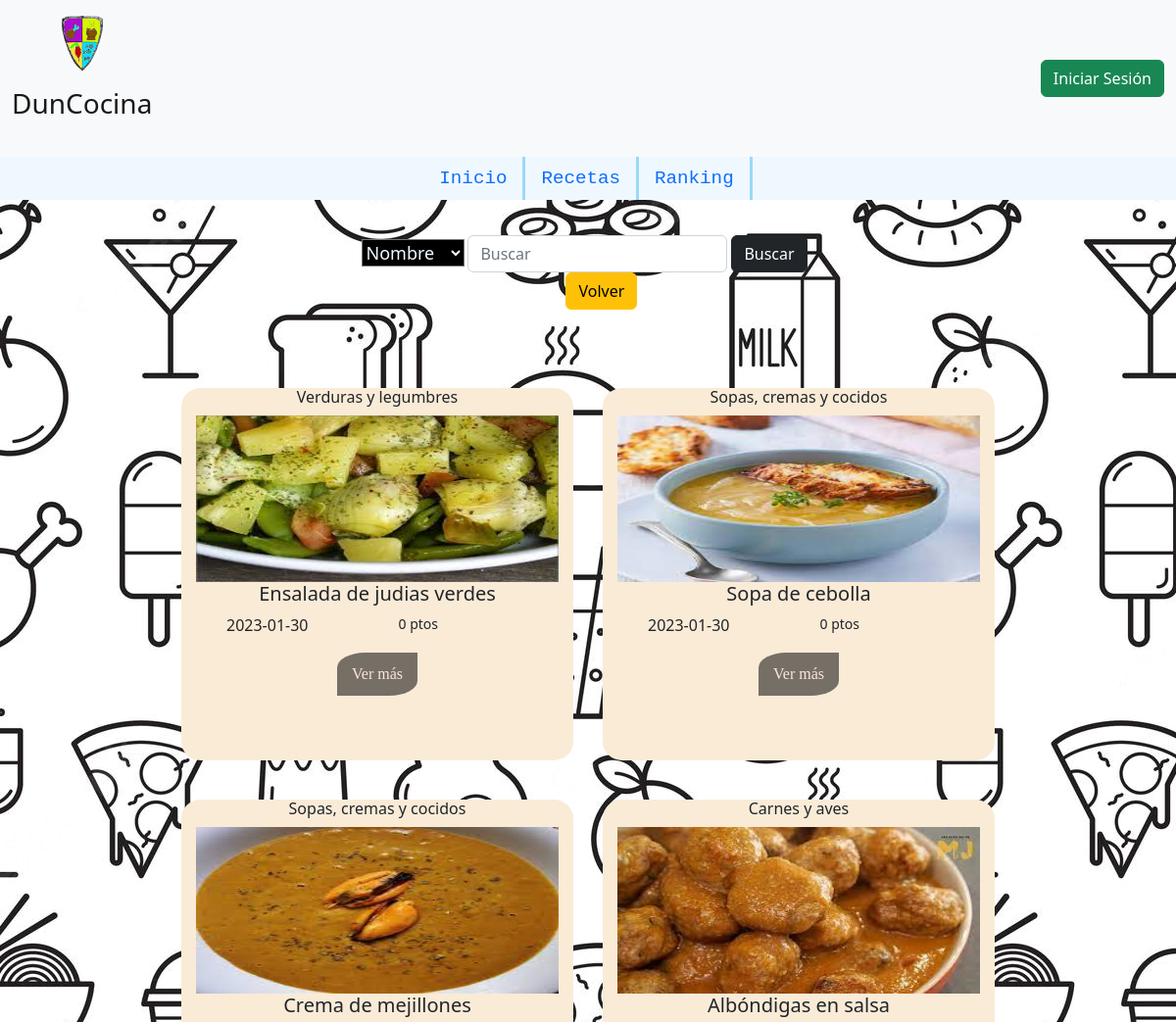
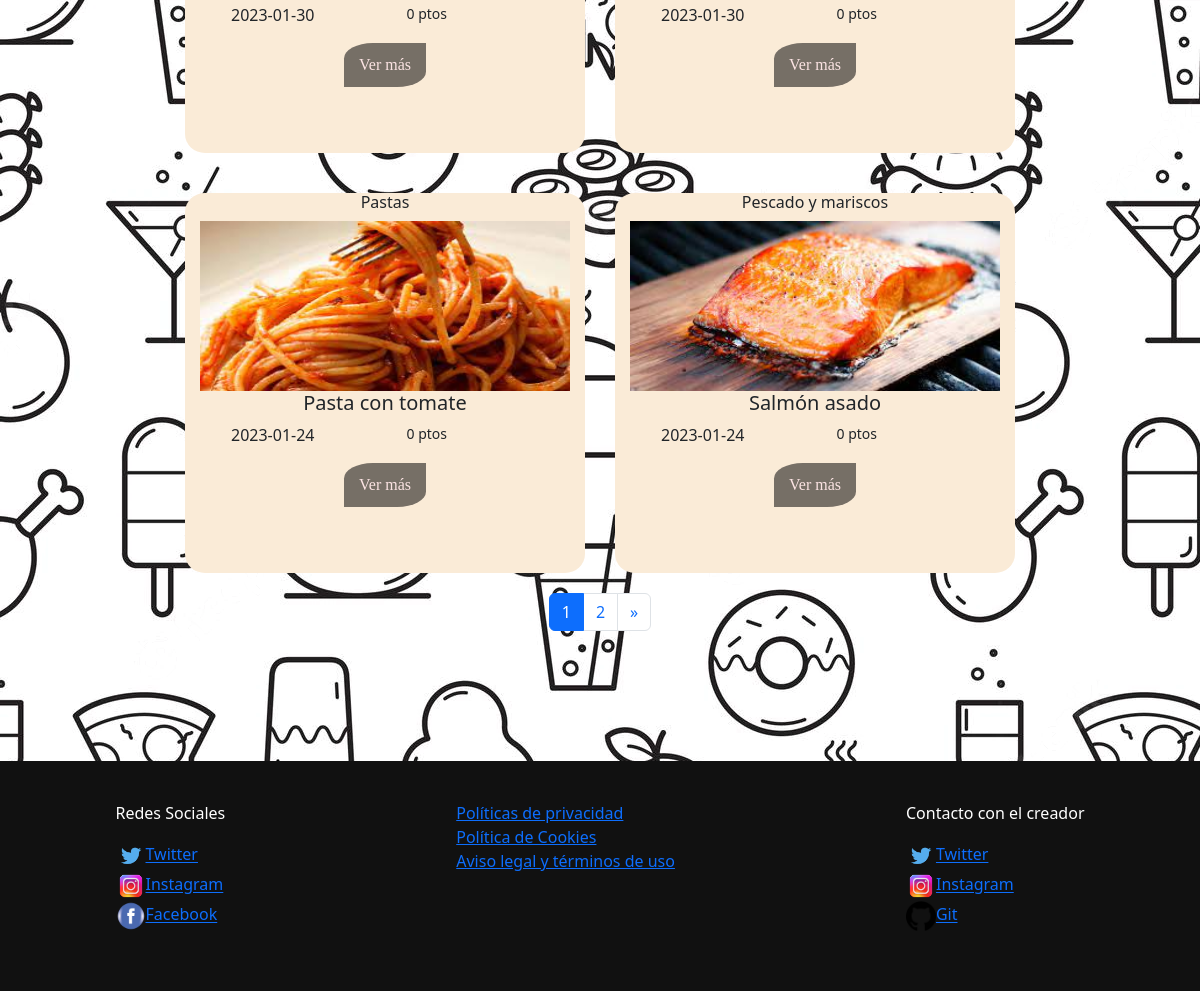
Page /php/recetas.php on the committed database (2 pictures, top to bottom).
### tables this page shows
CREATE TABLE `receta` (
  `id_receta` int(3) NOT NULL,
  `id_user` int(2) NOT NULL,
  `nombre` varchar(50) NOT NULL,
  `imagen` varchar(350) NOT NULL,
  `tiempo` int(3) NOT NULL,
  `categoria` varchar(30) NOT NULL,
  `ingredientes` varchar(350) NOT NULL,
  `alergenos` varchar(50) DEFAULT NULL,
  `pasos` varchar(1000) NOT NULL,
  `fecha` date NOT NULL COMMENT 'Fecha de subida de la receta',
  `puntuacion` int(5) NOT NULL DEFAULT 0
);

### php/recetas.php (the view, shortened to what this page needs)
<!DOCTYPE html>
<html lang="es">
<head>
    <link href="https://cdn.jsdelivr.net/npm/bootstrap@5.2.0/dist/css/bootstrap.min.css" rel="stylesheet">
    <link  rel="stylesheet" type="text/css" href="../estilos/estilos.css?3.5"/>
</head>
<body>
<?php
    require('./funciones.php');
    $conexion=conexion();
            $r1=".";
            $e1="..";
            $e2=".";
            $i="../";
            echo insert_cab($r1,$i);
            echo insert_nav($e1,$e2);
            echo
                '
                <section class="buscar">
                    <form method="post" action="#">
                        <div>
                            <select name="que_busca" required>
                                <option value="nombre">Nombre</option>
                                <option value="categoria">Categoria</option>
                            </select>
                        </div>
                        <div>
                            <input type="text" name="dato" class="form-control me-2"  placeholder="Buscar" aria-label="Search" required>
                            <a href="'.$e2.'/recetas.php?" class="btn btn-warning" role="button">Volver</a>
                        </div>
                        <input type="submit" class="btn btn-dark" name="buscar" value="Buscar">
                    </form>
                </section>
                ';
            if(isset($_POST["buscar"])){
                $que_buscar=$_POST["que_busca"];
                $busqueda=$_POST["dato"];
                $busqueda='%'.$busqueda.'%';
                if($que_buscar=="nombre"){
                    $sentencia="select id_receta, nombre, imagen, categoria,
                    fecha, puntuacion from receta where nombre like ?";
                    $consulta=$conexion->prepare($sentencia);
                    $consulta->bind_param("s",$busqueda);
                    $consulta->bind_result($id_receta ,$nombre_receta, $imagen, $categoria,
                    $fecha, $puntuacion);
                    $consulta->execute();
                    $consulta->store_result();
                }elseif($que_buscar=="categoria"){
                    $sentencia="select id_receta, nombre, imagen, categoria,
                    fecha, puntuacion from receta where categoria like ?";
                    $consulta=$conexion->prepare($sentencia);
                    $consulta->bind_param("s",$busqueda);
                    $consulta->bind_result($id_receta ,$nombre_receta, $imagen, $categoria,
                    $fecha, $puntuacion);
                    $consulta->execute();
                    $consulta->store_result();
                }else{
                }
                echo"<main><div class='contenedor'>";
                while($consulta->fetch()){
                    echo"
                    <div class='tarjeta_receta'>
                        <h6>$categoria</h6>
                        <img src='../".$imagen."' class='card-img-top' alt='...'>
                        <div class='cuerpo_t'>
                            <h5>$nombre_receta</h5>
                        </div>
                        <div class='data_t'>
                                <p>$fecha</p>
                                <small>$puntuacion ptos</small></p>
                        </div>
                        <a href='$e2/ver_receta.php?id_receta=".$id_receta."'>Ver más</a>
                    </div>
                    ";
                }
                echo "</div></main>";
            }else{
            echo"<main><div class='contenedor'>";
            $result = $conexion->query('SELECT COUNT(*) as total_products FROM receta');
            $row = $result->fetch_assoc();
            $num_total_rows = $row['total_products'];
            $n_item_pagina=6;
            if($num_total_rows>0){
                $page = false;
                if (!$page) {
                    $start = 0;
                    $page = 1;
                } else {
                    $start = ($page - 1) * $n_item_pagina;
                }
                $total_pages = ceil($num_total_rows / $n_item_pagina);
                $result = $conexion->query(
                    'SELECT * FROM receta
                    ORDER BY fecha DESC LIMIT '.$start.', '.$n_item_pagina
                );
                if ($result->num_rows > 0) {
                    while ($row = $result->fetch_assoc()) {
                        echo'
                        <div class="tarjeta_receta">
                            <h6>'.$row["categoria"].'</h6>
                            <img src="../'.$row["imagen"].'" class="card-img-top" alt="...">
                            <div class="cuerpo_t">
                                <h5>'.$row["nombre"].'</h5>
                            </div>
                            <div class="data_t">
                                    <p>'.$row["fecha"].'</p>
                                    <small>'.$row["puntuacion"].' ptos</small></p>
                            </div>
                            <a href='.$e2.'/ver_receta.php?id_receta='.$row["id_receta"].'>Ver más</a>
                        </div>
                    ';
                    }
                }
                echo"</div>";
                echo '<nav>';
                echo '<ul class="pagination">';
                if ($total_pages > 1) {
                    for ($i=1;$i<=$total_pages;$i++) {
                        if ($page == $i) {
                            echo '<li class="page-item active"><a class="page-link" href="#">'.$page.'</a></li>';
                        } else {
                            echo '<li class="page-item"><a class="page-link" href="recetas.php?page='.$i.'">'.$i.'</a></li>';
                        }
                    }
                    if ($page != $total_pages) {
                        echo '<li class="page-item"><a class="page-link" href="recetas.php?page='.($page+1).'"><span aria-hidden="true">&raquo;</span></a></li>';
                    }
                }
                echo '</ul>';
                echo '</nav></main>';
            }
            }
            echo insert_footer();
?>
</body>
</html>

### estilos/estilos.css (style rules this page uses)
html { min-height: 100%; position: relative; }
* { margin:0%; padding:0%; }
body { background-image: url("../imagenes/fondos/fondo1.webp"); width: 100%; height: 100%; margin: 0; }
main { margin-bottom: 30%; }
.contenedor { margin-top: 5%; display: flex; justify-content:center; flex-wrap: wrap; }
.tarjeta_receta { border-radius: 5%; background-color: antiquewhite; width: 400px; height: 380px; margin: 20px 15px; display: flex; flex-direction: column; align-items: center; transition-duration: 1s; }
.tarjeta_receta img { height: 170px; width:370px; }
.tarjeta_receta a { border-radius: 35%0; background-color: rgb(118, 111, 102); font-size: medium; padding: 10px 15px; display: block; text-align: center; color: rgb(252, 228, 228); text-decoration: none; font-family: cursive; }
.tarjeta_receta a { margin-bottom:20px }
.cuerpo_t { display: contents; }
.data_t { width: 400px; display: flex; justify-content: space-around; }
.buscar { display: flex; margin-top:3%; }
.buscar form { display: flex; align-items: baseline; flex-direction: row; width: 100%; justify-content: center; }
.buscar div { display: flex; flex-direction: column; align-items: center; }
.buscar select { margin-right:15%; background-color: black; color: aliceblue; font-size: large; }
.pagination { display: flex; justify-content: center; }

### rows in the picture
receta: categoria "Verduras y legumbres", imagen (picture), nombre "Ensalada de judias verdes", fecha "2023-01-30", puntuacion "0"
receta: categoria "Sopas, cremas y cocidos", imagen (picture), nombre "Sopa de cebolla", fecha "2023-01-30", puntuacion "0"
receta: categoria "Sopas, cremas y cocidos", imagen (picture), nombre "Crema de mejillones", fecha "2023-01-30", puntuacion "0"
receta: categoria "Carnes y aves", imagen (picture), nombre "Albóndigas en salsa", fecha "2023-01-30", puntuacion "0"
receta: categoria "Pastas", imagen (picture), nombre "Pasta con tomate", fecha "2023-01-24", puntuacion "0"
receta: categoria "Pescado y mariscos", imagen (picture), nombre "Salmón asado", fecha "2023-01-24", puntuacion "0"

### other values in the picture
$page "1"
